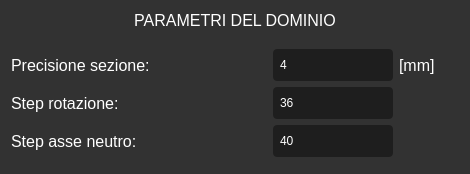
              <widget class="QFrame" name="frame_15">
               <property name="styleSheet">
                <string notr="true">background-color: rgb(50,50,50);
border-radius:4px;
border: none</string>
               </property>
               <property name="frameShape">
                <enum>QFrame::StyledPanel</enum>
               </property>
               <property name="frameShadow">
                <enum>QFrame::Raised</enum>
               </property>
               <layout class="QVBoxLayout" name="verticalLayout_15">
                <item>
                 <layout class="QGridLayout" name="gridLayout_6">
                  <item row="2" column="0">
                   <widget class="QLabel" name="label_204">
                    <property name="minimumSize">
                     <size>
                      <width>230</width>
                      <height>32</height>
                     </size>
                    </property>
                    <property name="font">
                     <font>
                      <family>Segoe UI</family>
                      <pointsize>12</pointsize>
                      <weight>50</weight>
                      <italic>false</italic>
                      <bold>false</bold>
                     </font>
                    </property>
                    <property name="layoutDirection">
                     <enum>Qt::LeftToRight</enum>
                    </property>
                    <property name="styleSheet">
                     <string notr="true">font:400 12pt &quot;Segoe UI&quot;;
color: rgb(255,255,255);</string>
                    </property>
                    <property name="text">
                     <string>Step rotazione:</string>
                    </property>
                    <property name="alignment">
                     <set>Qt::AlignLeading|Qt::AlignLeft|Qt::AlignVCenter</set>
                    </property>
                   </widget>
                  </item>
                  <item row="2" column="2">
                   <widget class="QLineEdit" name="out_angoli">
                    <property name="sizePolicy">
                     <sizepolicy hsizetype="Preferred" vsizetype="Preferred">
                      <horstretch>0</horstretch>
                      <verstretch>0</verstretch>
                     </sizepolicy>
                    </property>
                    <property name="minimumSize">
                     <size>
                      <width>120</width>
                      <height>32</height>
                     </size>
                    </property>
                    <property name="maximumSize">
                     <size>
                      <width>120</width>
                      <height>32</height>
                     </size>
                    </property>
                    <property name="styleSheet">
                     <string notr="true">background-color: rgb(30,30,30);
font: 10pt &quot;Segoe UI&quot;;
color: rgb(255, 255, 255);
padding-left: 5px;
border-radius:4px</string>
                    </property>
                    <property name="text">
                     <string>36</string>
                    </property>
                   </widget>
                  </item>
                  <item row="3" column="0">
                   <widget class="QLabel" name="label_205">
                    <property name="minimumSize">
                     <size>
                      <width>230</width>
                      <height>32</height>
                     </size>
                    </property>
                    <property name="font">
                     <font>
                      <family>Segoe UI</family>
                      <pointsize>12</pointsize>
                      <weight>50</weight>
                      <italic>false</italic>
                      <bold>false</bold>
                     </font>
                    </property>
                    <property name="layoutDirection">
                     <enum>Qt::LeftToRight</enum>
                    </property>
                    <property name="styleSheet">
                     <string notr="true">font:400 12pt &quot;Segoe UI&quot;;
color: rgb(255,255,255);</string>
                    </property>
                    <property name="text">
                     <string>Step asse neutro:</string>
                    </property>
                    <property name="alignment">
                     <set>Qt::AlignLeading|Qt::AlignLeft|Qt::AlignVCenter</set>
                    </property>
                   </widget>
                  </item>
                  <item row="3" column="2">
                   <widget class="QLineEdit" name="out_step">
                    <property name="sizePolicy">
                     <sizepolicy hsizetype="Preferred" vsizetype="Preferred">
                      <horstretch>0</horstretch>
                      <verstretch>0</verstretch>
                     </sizepolicy>
                    </property>
                    <property name="minimumSize">
                     <size>
                      <width>120</width>
                      <height>32</height>
                     </size>
                    </property>
                    <property name="maximumSize">
                     <size>
                      <width>120</width>
                      <height>32</height>
                     </size>
                    </property>
                    <property name="styleSheet">
                     <string notr="true">background-color: rgb(30,30,30);
font: 10pt &quot;Segoe UI&quot;;
color: rgb(255, 255, 255);
padding-left: 5px;
border-radius:4px</string>
                    </property>
                    <property name="text">
                     <string>40</string>
                    </property>
                   </widget>
                  </item>
                  <item row="0" column="0" colspan="4">
                   <widget class="QLabel" name="label_219">
                    <property name="minimumSize">
                     <size>
                      <width>230</width>
                      <height>32</height>
                     </size>
                    </property>
                    <property name="font">
                     <font>
                      <family>Segoe UI</family>
                      <pointsize>12</pointsize>
                      <weight>50</weight>
                      <italic>false</italic>
                      <bold>false</bold>
                     </font>
                    </property>
                    <property name="layoutDirection">
                     <enum>Qt::LeftToRight</enum>
                    </property>
                    <property name="styleSheet">
                     <string notr="true">font:400 12pt &quot;Segoe UI&quot;;
color: rgb(255,255,255);</string>
                    </property>
                    <property name="text">
                     <string>PARAMETRI DEL DOMINIO</string>
                    </property>
                    <property name="alignment">
                     <set>Qt::AlignHCenter|Qt::AlignTop</set>
                    </property>
                   </widget>
                  </item>
                  <item row="1" column="0">
                   <widget class="QLabel" name="label_206">
                    <property name="minimumSize">
                     <size>
                      <width>230</width>
                      <height>32</height>
                     </size>
                    </property>
                    <property name="font">
                     <font>
                      <family>Segoe UI</family>
                      <pointsize>12</pointsize>
                      <weight>50</weight>
                      <italic>false</italic>
                      <bold>false</bold>
                     </font>
                    </property>
                    <property name="layoutDirection">
                     <enum>Qt::LeftToRight</enum>
                    </property>
                    <property name="styleSheet">
                     <string notr="true">font:400 12pt &quot;Segoe UI&quot;;
color: rgb(255,255,255);</string>
                    </property>
                    <property name="text">
                     <string>Precisione sezione:</string>
                    </property>
                    <property name="alignment">
                     <set>Qt::AlignLeading|Qt::AlignLeft|Qt::AlignVCenter</set>
                    </property>
                   </widget>
                  </item>
                  <item row="1" column="1" rowspan="4">
                   <spacer name="horizontalSpacer_18">
                    <property name="orientation">
                     <enum>Qt::Horizontal</enum>
                    </property>
                    <property name="sizeHint" stdset="0">
                     <size>
                      <width>20</width>
                      <height>107</height>
                     </size>
                    </property>
                   </spacer>
                  </item>
                  <item row="1" column="2">
                   <widget class="QLineEdit" name="out_precisione">
                    <property name="sizePolicy">
                     <sizepolicy hsizetype="Preferred" vsizetype="Preferred">
                      <horstretch>0</horstretch>
                      <verstretch>0</verstretch>
                     </sizepolicy>
                    </property>
                    <property name="minimumSize">
                     <size>
                      <width>120</width>
                      <height>32</height>
                     </size>
                    </property>
                    <property name="maximumSize">
                     <size>
                      <width>120</width>
                      <height>32</height>
                     </size>
                    </property>
                    <property name="styleSheet">
                     <string notr="true">background-color: rgb(30,30,30);
font: 10pt &quot;Segoe UI&quot;;
color: rgb(255, 255, 255);
padding-left: 5px;
border-radius:4px</string>
                    </property>
                    <property name="text">
                     <string>4</string>
                    </property>
                   </widget>
                  </item>
                  <item row="1" column="3">
                   <widget class="QLabel" name="label_210">
                    <property name="minimumSize">
                     <size>
                      <width>60</width>
                      <height>32</height>
                     </size>
                    </property>
                    <property name="maximumSize">
                     <size>
                      <width>60</width>
                      <height>16777215</height>
                     </size>
                    </property>
                    <property name="font">
                     <font>
                      <family>Segoe UI</family>
                      <pointsize>12</pointsize>
                      <weight>50</weight>
                      <italic>false</italic>
                      <bold>false</bold>
                     </font>
                    </property>
                    <property name="layoutDirection">
                     <enum>Qt::LeftToRight</enum>
                    </property>
                    <property name="styleSheet">
                     <string notr="true">font:400 12pt &quot;Segoe UI&quot;;
color: rgb(255,255,255);</string>
                    </property>
                    <property name="text">
                     <string>[mm]</string>
                    </property>
                    <property name="alignment">
                     <set>Qt::AlignLeading|Qt::AlignLeft|Qt::AlignVCenter</set>
                    </property>
                   </widget>
                  </item>
                 </layout>
                </item>
               </layout>
              </widget>
